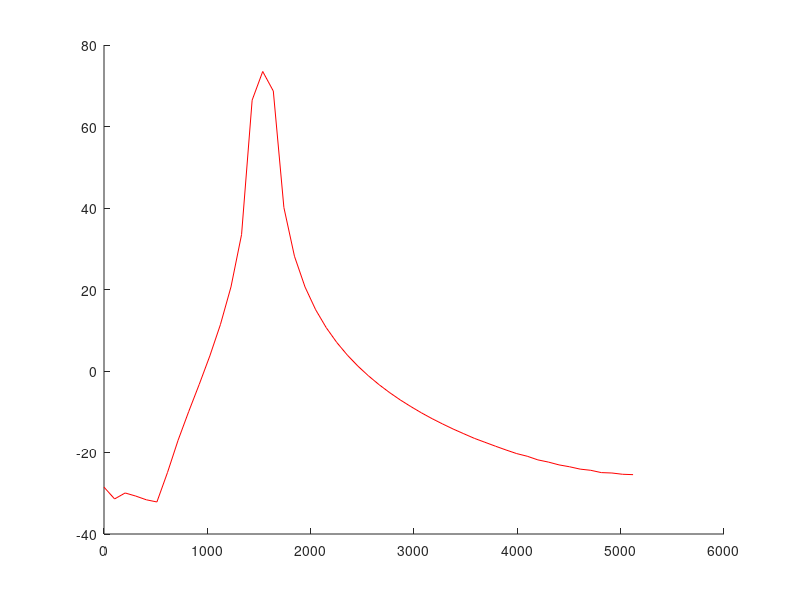

This figure's MATLAB source: (Note: this script raises an error after producing the figure.)
%MATLAB-SIMULATION
clc;
clear all;
close all;
Fs = 10240;
delta_t = 1/Fs;
T = 0.01;
N = ceil(T/delta_t);
delta_f = Fs/N;
% N = ceil(Fs*2/delta_f);

f1 = 1500;

A = 0.08;
t = (0:(N-1))*delta_t;
X = A*sin(2*pi*f1*t);
u = uencode(X,24);
d = udecode(u,24);
x = d;
w1 = hann(length(x))';
w2 = flattopwin(length(x))';
w3 = rectwin(length(x))';
x = w1.*x;
ACF = 1/mean(w1);
ECF = 1/rms(w2);
figure
% plot(x,'-x')
% NFFT = 2^nextpow2(N);
NFFT = N;
FFT = ECF*fft(x,NFFT)/NFFT;
FFT_f = Fs/2*linspace(0,1,NFFT/2);
hold on
p1 = plot(FFT_f,20*log10(2*abs(FFT(1:length(FFT)/2))./20e-06),'-r')


%LAB-DATA
dataat100 = csvread('C:\Accost\Mich Tech\Course work\Dynamic Systems and measurements\Lab Assignments\Assignment-3\lab_3_data_at_1.csv');
x_actual = dataat100(1:103,2);
N_actual = 103;
hann_actual = hann(N_actual);
rect_actual = rectwin(N_actual);
flat_actual = flattopwin(N_actual);
x_actual = x_actual.*hann_actual;
ACF_actual = 1/mean(hann_actual);
ECF_actual = 1/rms(flat_actual);
FFT_actual = ACF_actual*fft(x_actual,N_actual)/N_actual;
FFT_f_actual = 10240/2*linspace(0,1,N_actual/2);
FFT_a_actual = 2*abs(FFT_actual(1:length(FFT_actual)/2));
p2 = plot(FFT_f_actual,(20*log10((FFT_a_actual)./20e-06)),'-g')
set(p1,'linewidth',2);
set(p2,'linewidth',2);
set(gca, 'fontname', 'Calibri', 'fontsize', 16); 
xlabel('Frequency(Hz)');
ylabel('log Amplitude in dB');
legend('Simulated','Actual')
grid
% subplot(3,1,1)
% plot(d)
% title('Simulated signal')
% grid on
% subplot(3,1,2)
% plot(d.*w1)
% title('Hanning window')
% grid on
% subplot(3,1,3)
% plot(d.*w2)
% title('Flattop window')
% grid on
% 
% figure
% p3 = plot(x_actual)
% set(p3,'linewidth',2)
% xlabel('Blocksize')
% ylabel('Volts V')
% grid
% figure
% stem(FFT_f,2*abs(FFT(1:length(x)/2)));
% xlabel('frequency')
% ylabel('Amplitude')
% grid


